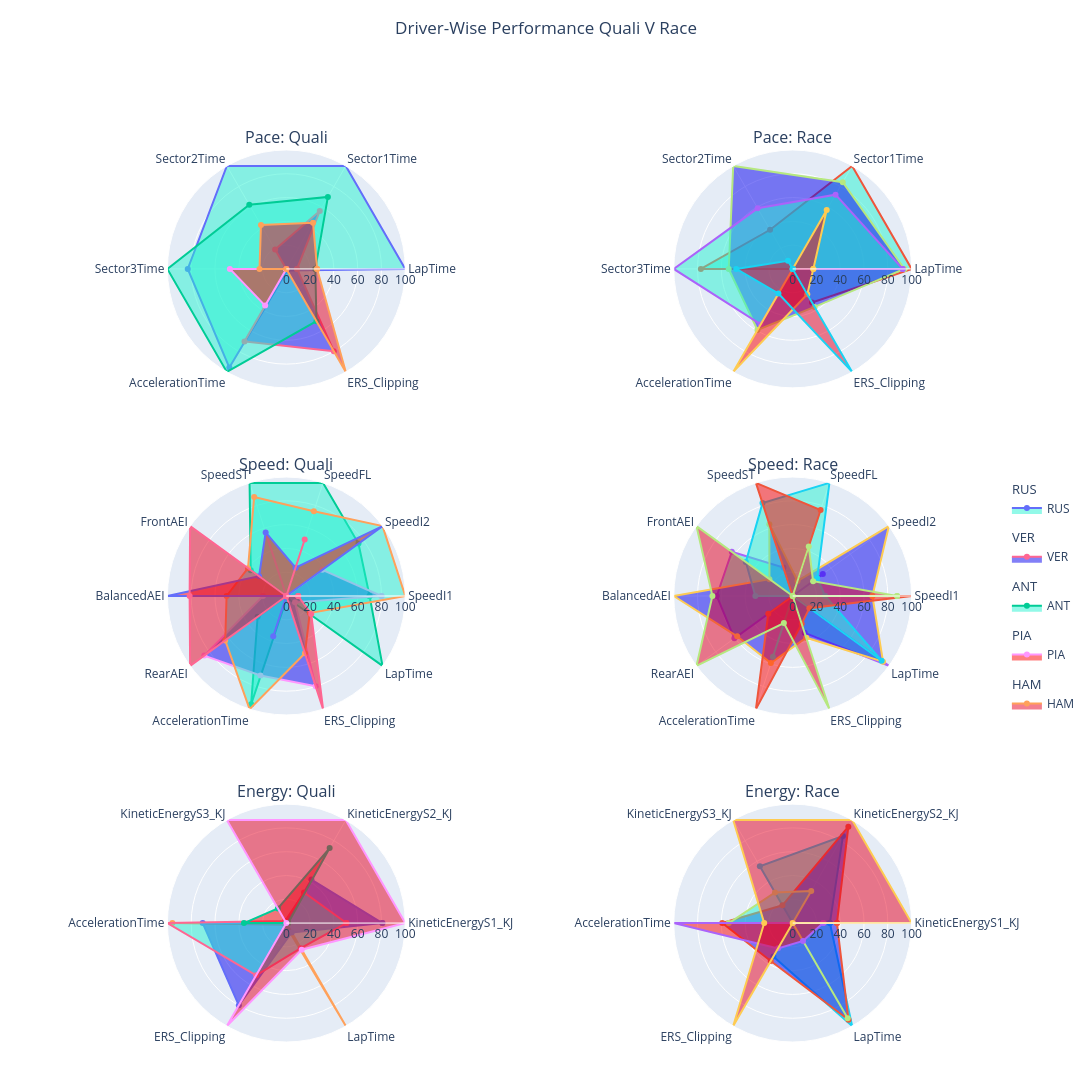

Here is the notebook cell this chart was saved with:
### Code cell
polar_fig = data_vis.create_comparison_radar(
    quali_performance=quali_performance_rescaled,
    race_performance=race_performance_rescaled,
    drivers=top_5_drivers.to_list(),
    show_pace_categories=True,
    show_speed_categories=True,
    show_energy_categories=True,
)

polar_fig.show()

### Figure 1 — Plotly figure (JSON) as saved in the notebook; plotly's stock layout.template omitted (floating-point values rounded to 4 significant figures)
{"data": [{"fill": "toself", "fillcolor": "rgba(0.15294117647058825, 0.9568627450980393, 0.8235294117647058, 0.5)", "legendgroup": "RUS", "legendgrouptitle": {"text": "RUS"}, "name": "RUS", "r": [100.0, 100.0, 100.0, 82.88, 95.8, 1.552, 100.0], "showlegend": true, "subplot": "polar", "theta": ["LapTime", "Sector1Time", "Sector2Time", "Sector3Time", "AccelerationTime", "ERS_Clipping", "LapTime"], "type": "scatterpolar"}, {"fill": "toself", "fillcolor": "rgba(0.15294117647058825, 0.9568627450980393, 0.8235294117647058, 0.5)", "legendgroup": "RUS", "legendgrouptitle": {"text": "RUS"}, "name": "RUS", "r": [100.0, 100.0, 38.0, 77.19, 1e-05, 32.55, 100.0], "showlegend": false, "subplot": "polar2", "theta": ["LapTime", "Sector1Time", "Sector2Time", "Sector3Time", "AccelerationTime", "ERS_Clipping", "LapTime"], "type": "scatterpolar"}, {"fill": "toself", "fillcolor": "rgba(0.15294117647058825, 0.9568627450980393, 0.8235294117647058, 0.5)", "legendgroup": "RUS", "legendgrouptitle": {"text": "RUS"}, "name": "RUS", "r": [70.0, 75.0, 100.0, 100.0, 36.98, 1e-05, 29.83, 95.8, 1.552, 100.0, 70.0], "showlegend": false, "subplot": "polar3", "theta": ["SpeedI1", "SpeedI2", "SpeedFL", "SpeedST", "FrontAEI", "BalancedAEI", "RearAEI", "AccelerationTime", "ERS_Clipping", "LapTime", "SpeedI1"], "type": "scatterpolar"}, {"fill": "toself", "fillcolor": "rgba(0.15294117647058825, 0.9568627450980393, 0.8235294117647058, 0.5)", "legendgroup": "RUS", "legendgrouptitle": {"text": "RUS"}, "name": "RUS", "r": [1e-05, 31.34, 1e-05, 25.15, 63.26, 63.83, 60.57, 1e-05, 32.55, 100.0, 1e-05], "showlegend": false, "subplot": "polar4", "theta": ["SpeedI1", "SpeedI2", "SpeedFL", "SpeedST", "FrontAEI", "BalancedAEI", "RearAEI", "AccelerationTime", "ERS_Clipping", "LapTime", "SpeedI1"], "type": "scatterpolar"}, {"fill": "toself", "fillcolor": "rgba(0.15294117647058825, 0.9568627450980393, 0.8235294117647058, 0.5)", "legendgroup": "RUS", "legendgrouptitle": {"text": "RUS"}, "name": "RUS", "r": [1e-05, 1e-05, 1e-05, 95.8, 1.552, 100.0, 1e-05], "showlegend": false, "subplot": "polar5", "theta": ["KineticEnergyS1_KJ", "KineticEnergyS2_KJ", "KineticEnergyS3_KJ", "AccelerationTime", "ERS_Clipping", "LapTime", "KineticEnergyS1_KJ"], "type": "scatterpolar"}, {"fill": "toself", "fillcolor": "rgba(0.15294117647058825, 0.9568627450980393, 0.8235294117647058, 0.5)", "legendgroup": "RUS", "legendgrouptitle": {"text": "RUS"}, "name": "RUS", "r": [31.29, 84.49, 55.2, 1e-05, 32.55, 100.0, 31.29], "showlegend": false, "subplot": "polar6", "theta": ["KineticEnergyS1_KJ", "KineticEnergyS2_KJ", "KineticEnergyS3_KJ", "AccelerationTime", "ERS_Clipping", "LapTime", "KineticEnergyS1_KJ"], "type": "scatterpolar"}, {"fill": "toself", "fillcolor": "rgba(0.023529411764705882, 0.0, 0.9372549019607843, 0.5)", "legendgroup": "VER", "legendgrouptitle": {"text": "VER"}, "name": "VER", "r": [9.045, 56.25, 18.85, 1e-05, 70.33, 79.82, 9.045], "showlegend": true, "subplot": "polar", "theta": ["LapTime", "Sector1Time", "Sector2Time", "Sector3Time", "AccelerationTime", "ERS_Clipping", "LapTime"], "type": "scatterpolar"}, {"fill": "toself", "fillcolor": "rgba(0.023529411764705882, 0.0, 0.9372549019607843, 0.5)", "legendgroup": "VER", "legendgrouptitle": {"text": "VER"}, "name": "VER", "r": [93.9, 84.2, 100.0, 53.77, 59.23, 36.89, 93.9], "showlegend": false, "subplot": "polar2", "theta": ["LapTime", "Sector1Time", "Sector2Time", "Sector3Time", "AccelerationTime", "ERS_Clipping", "LapTime"], "type": "scatterpolar"}, {"fill": "toself", "fillcolor": "rgba(0.023529411764705882, 0.0, 0.9372549019607843, 0.5)", "legendgroup": "VER", "legendgrouptitle": {"text": "VER"}, "name": "VER", "r": [80.0, 37.5, 1e-05, 56.25, 1e-05, 19.62, 85.26, 70.33, 79.82, 9.045, 80.0], "showlegend": false, "subplot": "polar3", "theta": ["SpeedI1", "SpeedI2", "SpeedFL", "SpeedST", "FrontAEI", "BalancedAEI", "RearAEI", "AccelerationTime", "ERS_Clipping", "LapTime", "SpeedI1"], "type": "scatterpolar"}, {"fill": "toself", "fillcolor": "rgba(0.023529411764705882, 0.0, 0.9372549019607843, 0.5)", "legendgroup": "VER", "legendgrouptitle": {"text": "VER"}, "name": "VER", "r": [67.03, 100.0, 13.28, 63.52, 24.13, 100.0, 57.66, 59.23, 36.89, 93.9, 67.03], "showlegend": false, "subplot": "polar4", "theta": ["SpeedI1", "SpeedI2", "SpeedFL", "SpeedST", "FrontAEI", "BalancedAEI", "RearAEI", "AccelerationTime", "ERS_Clipping", "LapTime", "SpeedI1"], "type": "scatterpolar"}, {"fill": "toself", "fillcolor": "rgba(0.023529411764705882, 0.0, 0.9372549019607843, 0.5)", "legendgroup": "VER", "legendgrouptitle": {"text": "VER"}, "name": "VER", "r": [80.74, 42.21, 0.1149, 70.33, 79.82, 9.045, 80.74], "showlegend": false, "subplot": "polar5", "theta": ["KineticEnergyS1_KJ", "KineticEnergyS2_KJ", "KineticEnergyS3_KJ", "AccelerationTime", "ERS_Clipping", "LapTime", "KineticEnergyS1_KJ"], "type": "scatterpolar"}, {"fill": "toself", "fillcolor": "rgba(0.023529411764705882, 0.0, 0.9372549019607843, 0.5)", "legendgroup": "VER", "legendgrouptitle": {"text": "VER"}, "name": "VER", "r": [37.21, 93.62, 17.23, 59.23, 36.89, 93.9, 37.21], "showlegend": false, "subplot": "polar6", "theta": ["KineticEnergyS1_KJ", "KineticEnergyS2_KJ", "KineticEnergyS3_KJ", "AccelerationTime", "ERS_Clipping", "LapTime", "KineticEnergyS1_KJ"], "type": "scatterpolar"}, {"fill": "toself", "fillcolor": "rgba(0.15294117647058825, 0.9568627450980393, 0.8235294117647058, 0.5)", "legendgroup": "ANT", "legendgrouptitle": {"text": "ANT"}, "name": "ANT", "r": [24.37, 69.89, 62.3, 100.0, 100.0, 50.68, 24.37], "showlegend": true, "subplot": "polar", "theta": ["LapTime", "Sector1Time", "Sector2Time", "Sector3Time", "AccelerationTime", "ERS_Clipping", "LapTime"], "type": "scatterpolar"}, {"fill": "toself", "fillcolor": "rgba(0.15294117647058825, 0.9568627450980393, 0.8235294117647058, 0.5)", "legendgroup": "ANT", "legendgrouptitle": {"text": "ANT"}, "name": "ANT", "r": [92.48, 72.07, 58.84, 100.0, 53.7, 1e-05, 92.48], "showlegend": false, "subplot": "polar2", "theta": ["LapTime", "Sector1Time", "Sector2Time", "Sector3Time", "AccelerationTime", "ERS_Clipping", "LapTime"], "type": "scatterpolar"}, {"fill": "toself", "fillcolor": "rgba(0.15294117647058825, 0.9568627450980393, 0.8235294117647058, 0.5)", "legendgroup": "ANT", "legendgrouptitle": {"text": "ANT"}, "name": "ANT", "r": [100.0, 100.0, 75.0, 87.5, 39.82, 50.22, 63.51, 100.0, 50.68, 24.37, 100.0], "showlegend": false, "subplot": "polar3", "theta": ["SpeedI1", "SpeedI2", "SpeedFL", "SpeedST", "FrontAEI", "BalancedAEI", "RearAEI", "AccelerationTime", "ERS_Clipping", "LapTime", "SpeedI1"], "type": "scatterpolar"}, {"fill": "toself", "fillcolor": "rgba(0.15294117647058825, 0.9568627450980393, 0.8235294117647058, 0.5)", "legendgroup": "ANT", "legendgrouptitle": {"text": "ANT"}, "name": "ANT", "r": [27.29, 25.5, 100.0, 82.12, 48.71, 31.38, 1e-05, 53.7, 1e-05, 92.48, 27.29], "showlegend": false, "subplot": "polar4", "theta": ["SpeedI1", "SpeedI2", "SpeedFL", "SpeedST", "FrontAEI", "BalancedAEI", "RearAEI", "AccelerationTime", "ERS_Clipping", "LapTime", "SpeedI1"], "type": "scatterpolar"}, {"fill": "toself", "fillcolor": "rgba(0.15294117647058825, 0.9568627450980393, 0.8235294117647058, 0.5)", "legendgroup": "ANT", "legendgrouptitle": {"text": "ANT"}, "name": "ANT", "r": [50.49, 29.76, 2.043, 100.0, 50.68, 24.37, 50.49], "showlegend": false, "subplot": "polar5", "theta": ["KineticEnergyS1_KJ", "KineticEnergyS2_KJ", "KineticEnergyS3_KJ", "AccelerationTime", "ERS_Clipping", "LapTime", "KineticEnergyS1_KJ"], "type": "scatterpolar"}, {"fill": "toself", "fillcolor": "rgba(0.15294117647058825, 0.9568627450980393, 0.8235294117647058, 0.5)", "legendgroup": "ANT", "legendgrouptitle": {"text": "ANT"}, "name": "ANT", "r": [1e-05, 31.19, 29.73, 53.7, 1e-05, 92.48, 1e-05], "showlegend": false, "subplot": "polar6", "theta": ["KineticEnergyS1_KJ", "KineticEnergyS2_KJ", "KineticEnergyS3_KJ", "AccelerationTime", "ERS_Clipping", "LapTime", "KineticEnergyS1_KJ"], "type": "scatterpolar"}, {"fill": "toself", "fillcolor": "rgba(1.0, 0.5019607843137255, 0.0, 0.5)", "legendgroup": "PIA", "legendgrouptitle": {"text": "PIA"}, "name": "PIA", "r": [1e-05, 1e-05, 1e-05, 47.47, 35.62, 1e-05, 1e-05], "showlegend": true, "subplot": "polar", "theta": ["LapTime", "Sector1Time", "Sector2Time", "Sector3Time", "AccelerationTime", "ERS_Clipping", "LapTime"], "type": "scatterpolar"}, {"fill": "toself", "fillcolor": "rgba(1.0, 0.5019607843137255, 0.0, 0.5)", "legendgroup": "PIA", "legendgrouptitle": {"text": "PIA"}, "name": "PIA", "r": [17.37, 57.2, 1e-05, 1e-05, 100.0, 24.57, 17.37], "showlegend": false, "subplot": "polar2", "theta": ["LapTime", "Sector1Time", "Sector2Time", "Sector3Time", "AccelerationTime", "ERS_Clipping", "LapTime"], "type": "scatterpolar"}, {"fill": "toself", "fillcolor": "rgba(1.0, 0.5019607843137255, 0.0, 0.5)", "legendgroup": "PIA", "legendgrouptitle": {"text": "PIA"}, "name": "PIA", "r": [1e-05, 100.0, 25.0, 56.25, 28.29, 100.0, 1e-05, 35.62, 1e-05, 1e-05, 1e-05], "showlegend": false, "subplot": "polar3", "theta": ["SpeedI1", "SpeedI2", "SpeedFL", "SpeedST", "FrontAEI", "BalancedAEI", "RearAEI", "AccelerationTime", "ERS_Clipping", "LapTime", "SpeedI1"], "type": "scatterpolar"}, {"fill": "toself", "fillcolor": "rgba(1.0, 0.5019607843137255, 0.0, 0.5)", "legendgroup": "PIA", "legendgrouptitle": {"text": "PIA"}, "name": "PIA", "r": [100.0, 1e-05, 75.93, 100.0, 1e-05, 1e-05, 25.35, 100.0, 24.57, 17.37, 100.0], "showlegend": false, "subplot": "polar4", "theta": ["SpeedI1", "SpeedI2", "SpeedFL", "SpeedST", "FrontAEI", "BalancedAEI", "RearAEI", "AccelerationTime", "ERS_Clipping", "LapTime", "SpeedI1"], "type": "scatterpolar"}, {"fill": "toself", "fillcolor": "rgba(1.0, 0.5019607843137255, 0.0, 0.5)", "legendgroup": "PIA", "legendgrouptitle": {"text": "PIA"}, "name": "PIA", "r": [1.55, 72.85, 14.21, 35.62, 1e-05, 1e-05, 1.55], "showlegend": false, "subplot": "polar5", "theta": ["KineticEnergyS1_KJ", "KineticEnergyS2_KJ", "KineticEnergyS3_KJ", "AccelerationTime", "ERS_Clipping", "LapTime", "KineticEnergyS1_KJ"], "type": "scatterpolar"}, {"fill": "toself", "fillcolor": "rgba(1.0, 0.5019607843137255, 0.0, 0.5)", "legendgroup": "PIA", "legendgrouptitle": {"text": "PIA"}, "name": "PIA", "r": [25.68, 1e-05, 1e-05, 100.0, 24.57, 17.37, 25.68], "showlegend": false, "subplot": "polar6", "theta": ["KineticEnergyS1_KJ", "KineticEnergyS2_KJ", "KineticEnergyS3_KJ", "AccelerationTime", "ERS_Clipping", "LapTime", "KineticEnergyS1_KJ"], "type": "scatterpolar"}, {"fill": "toself", "fillcolor": "rgba(0.9098039215686274, 0.0, 0.12549019607843137, 0.5)", "legendgroup": "HAM", "legendgrouptitle": {"text": "HAM"}, "name": "HAM", "r": [25.88, 44.89, 42.62, 22.57, 1e-05, 100.0, 25.88], "showlegend": true, "subplot": "polar", "theta": ["LapTime", "Sector1Time", "Sector2Time", "Sector3Time", "AccelerationTime", "ERS_Clipping", "LapTime"], "type": "scatterpolar"}, {"fill": "toself", "fillcolor": "rgba(0.9098039215686274, 0.0, 0.12549019607843137, 0.5)", "legendgroup": "HAM", "legendgrouptitle": {"text": "HAM"}, "name": "HAM", "r": [1e-05, 1e-05, 7.939, 47.48, 23.95, 100.0, 1e-05], "showlegend": false, "subplot": "polar2", "theta": ["LapTime", "Sector1Time", "Sector2Time", "Sector3Time", "AccelerationTime", "ERS_Clipping", "LapTime"], "type": "scatterpolar"}, {"fill": "toself", "fillcolor": "rgba(0.9098039215686274, 0.0, 0.12549019607843137, 0.5)", "legendgroup": "HAM", "legendgrouptitle": {"text": "HAM"}, "name": "HAM", "r": [10.0, 1e-05, 50.0, 1e-05, 100.0, 81.3, 100.0, 1e-05, 100.0, 25.88, 10.0], "showlegend": false, "subplot": "polar3", "theta": ["SpeedI1", "SpeedI2", "SpeedFL", "SpeedST", "FrontAEI", "BalancedAEI", "RearAEI", "AccelerationTime", "ERS_Clipping", "LapTime", "SpeedI1"], "type": "scatterpolar"}, {"fill": "toself", "fillcolor": "rgba(0.9098039215686274, 0.0, 0.12549019607843137, 0.5)", "legendgroup": "HAM", "legendgrouptitle": {"text": "HAM"}, "name": "HAM", "r": [87.77, 21.23, 43.76, 1e-05, 100.0, 67.47, 100.0, 23.95, 100.0, 1e-05, 87.77], "showlegend": false, "subplot": "polar4", "theta": ["SpeedI1", "SpeedI2", "SpeedFL", "SpeedST", "FrontAEI", "BalancedAEI", "RearAEI", "AccelerationTime", "ERS_Clipping", "LapTime", "SpeedI1"], "type": "scatterpolar"}, {"fill": "toself", "fillcolor": "rgba(0.9098039215686274, 0.0, 0.12549019607843137, 0.5)", "legendgroup": "HAM", "legendgrouptitle": {"text": "HAM"}, "name": "HAM", "r": [100.0, 100.0, 100.0, 1e-05, 100.0, 25.88, 100.0], "showlegend": false, "subplot": "polar5", "theta": ["KineticEnergyS1_KJ", "KineticEnergyS2_KJ", "KineticEnergyS3_KJ", "AccelerationTime", "ERS_Clipping", "LapTime", "KineticEnergyS1_KJ"], "type": "scatterpolar"}, {"fill": "toself", "fillcolor": "rgba(0.9098039215686274, 0.0, 0.12549019607843137, 0.5)", "legendgroup": "HAM", "legendgrouptitle": {"text": "HAM"}, "name": "HAM", "r": [100.0, 100.0, 100.0, 23.95, 100.0, 1e-05, 100.0], "showlegend": false, "subplot": "polar6", "theta": ["KineticEnergyS1_KJ", "KineticEnergyS2_KJ", "KineticEnergyS3_KJ", "AccelerationTime", "ERS_Clipping", "LapTime", "KineticEnergyS1_KJ"], "type": "scatterpolar"}], "layout": {"annotations": [{"font": {"size": 16}, "showarrow": false, "text": "Pace: Quali", "x": 0.175, "xanchor": "center", "xref": "paper", "y": 1, "yanchor": "bottom", "yref": "paper"}, {"font": {"size": 16}, "showarrow": false, "text": "Pace: Race", "x": 0.825, "xanchor": "center", "xref": "paper", "y": 1, "yanchor": "bottom", "yref": "paper"}, {"font": {"size": 16}, "showarrow": false, "text": "Speed: Quali", "x": 0.175, "xanchor": "center", "xref": "paper", "y": 0.6333, "yanchor": "bottom", "yref": "paper"}, {"font": {"size": 16}, "showarrow": false, "text": "Speed: Race", "x": 0.825, "xanchor": "center", "xref": "paper", "y": 0.6333, "yanchor": "bottom", "yref": "paper"}, {"font": {"size": 16}, "showarrow": false, "text": "Energy: Quali", "x": 0.175, "xanchor": "center", "xref": "paper", "y": 0.2667, "yanchor": "bottom", "yref": "paper"}, {"font": {"size": 16}, "showarrow": false, "text": "Energy: Race", "x": 0.825, "xanchor": "center", "xref": "paper", "y": 0.2667, "yanchor": "bottom", "yref": "paper"}], "height": 1800, "legend": {"x": 1.1, "xanchor": "left", "y": 0.5, "yanchor": "middle"}, "margin": {"b": 50, "l": 150, "r": 150, "t": 150}, "polar": {"domain": {"x": [0, 0.35], "y": [0.7333, 1]}, "radialaxis": {"range": [0, 100], "visible": true}}, "polar2": {"domain": {"x": [0.65, 1.0], "y": [0.7333, 1]}, "radialaxis": {"range": [0, 100], "visible": true}}, "polar3": {"domain": {"x": [0, 0.35], "y": [0.3667, 0.6333]}, "radialaxis": {"range": [0, 100], "visible": true}}, "polar4": {"domain": {"x": [0.65, 1.0], "y": [0.3667, 0.6333]}, "radialaxis": {"range": [0, 100], "visible": true}}, "polar5": {"domain": {"x": [0, 0.35], "y": [0, 0.2667]}, "radialaxis": {"range": [0, 100], "visible": true}}, "polar6": {"domain": {"x": [0.65, 1.0], "y": [0, 0.2667]}, "radialaxis": {"range": [0, 100], "visible": true}}, "showlegend": true, "title": {"text": "Driver-Wise Performance Quali V Race", "x": 0.5, "y": 0.98}, "width": 1280}}
